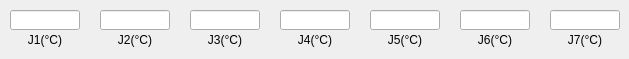
       <widget class="QWidget" name="J5_page">
        <widget class="QLineEdit" name="J52_lineEdit">
         <property name="geometry">
          <rect>
           <x>100</x>
           <y>10</y>
           <width>70</width>
           <height>20</height>
          </rect>
         </property>
        </widget>
        <widget class="QLabel" name="J57_Label">
         <property name="geometry">
          <rect>
           <x>550</x>
           <y>30</y>
           <width>70</width>
           <height>20</height>
          </rect>
         </property>
         <property name="text">
          <string>J7(°C)</string>
         </property>
         <property name="alignment">
          <set>Qt::AlignCenter</set>
         </property>
        </widget>
        <widget class="QLineEdit" name="J54_lineEdit">
         <property name="geometry">
          <rect>
           <x>280</x>
           <y>10</y>
           <width>70</width>
           <height>20</height>
          </rect>
         </property>
         <property name="text">
          <string/>
         </property>
        </widget>
        <widget class="QLabel" name="J55_Label">
         <property name="geometry">
          <rect>
           <x>370</x>
           <y>30</y>
           <width>70</width>
           <height>20</height>
          </rect>
         </property>
         <property name="text">
          <string>J5(°C)</string>
         </property>
         <property name="alignment">
          <set>Qt::AlignCenter</set>
         </property>
        </widget>
        <widget class="QLabel" name="J56_Label">
         <property name="geometry">
          <rect>
           <x>460</x>
           <y>30</y>
           <width>70</width>
           <height>20</height>
          </rect>
         </property>
         <property name="text">
          <string>J6(°C)</string>
         </property>
         <property name="alignment">
          <set>Qt::AlignCenter</set>
         </property>
        </widget>
        <widget class="QLineEdit" name="J51_lineEdit">
         <property name="geometry">
          <rect>
           <x>10</x>
           <y>10</y>
           <width>70</width>
           <height>20</height>
          </rect>
         </property>
        </widget>
        <widget class="QLabel" name="J51_Label">
         <property name="geometry">
          <rect>
           <x>10</x>
           <y>30</y>
           <width>70</width>
           <height>20</height>
          </rect>
         </property>
         <property name="text">
          <string>J1(°C)</string>
         </property>
         <property name="alignment">
          <set>Qt::AlignCenter</set>
         </property>
        </widget>
        <widget class="QLabel" name="J52_Label">
         <property name="geometry">
          <rect>
           <x>100</x>
           <y>30</y>
           <width>70</width>
           <height>20</height>
          </rect>
         </property>
         <property name="text">
          <string>J2(°C)</string>
         </property>
         <property name="alignment">
          <set>Qt::AlignCenter</set>
         </property>
        </widget>
        <widget class="QLineEdit" name="J53_lineEdit">
         <property name="geometry">
          <rect>
           <x>190</x>
           <y>10</y>
           <width>70</width>
           <height>20</height>
          </rect>
         </property>
         <property name="text">
          <string/>
         </property>
        </widget>
        <widget class="QLineEdit" name="J56_lineEdit">
         <property name="geometry">
          <rect>
           <x>460</x>
           <y>10</y>
           <width>70</width>
           <height>20</height>
          </rect>
         </property>
         <property name="text">
          <string/>
         </property>
        </widget>
        <widget class="QLabel" name="J54_Label">
         <property name="geometry">
          <rect>
           <x>280</x>
           <y>30</y>
           <width>70</width>
           <height>20</height>
          </rect>
         </property>
         <property name="text">
          <string>J4(°C)</string>
         </property>
         <property name="alignment">
          <set>Qt::AlignCenter</set>
         </property>
        </widget>
        <widget class="QLineEdit" name="J55_lineEdit">
         <property name="geometry">
          <rect>
           <x>370</x>
           <y>10</y>
           <width>70</width>
           <height>20</height>
          </rect>
         </property>
         <property name="text">
          <string/>
         </property>
        </widget>
        <widget class="QLabel" name="J53_Label">
         <property name="geometry">
          <rect>
           <x>190</x>
           <y>30</y>
           <width>70</width>
           <height>20</height>
          </rect>
         </property>
         <property name="text">
          <string>J3(°C)</string>
         </property>
         <property name="alignment">
          <set>Qt::AlignCenter</set>
         </property>
        </widget>
        <widget class="QLineEdit" name="J57_lineEdit">
         <property name="geometry">
          <rect>
           <x>550</x>
           <y>10</y>
           <width>70</width>
           <height>20</height>
          </rect>
         </property>
         <property name="text">
          <string/>
         </property>
        </widget>
       </widget>
